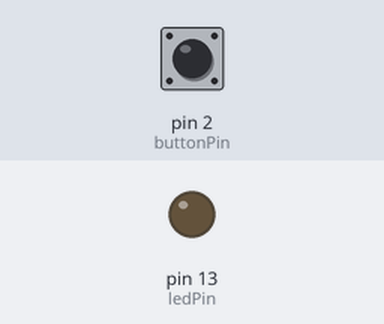
Bench run of a sketch on a simulated Arduino Uno, built with avr-gcc and run on an emulated ATmega328P. Shown: output pins drawn as LEDs (lit = HIGH). The test bench sets the inputs (shaded band); at power-on: pin 2 (buttonPin) HIGH.

Above: at 1.2 s.
1.3 s: pin 2 (buttonPin) pulled LOW for 0.15 s
At 1.37 s:
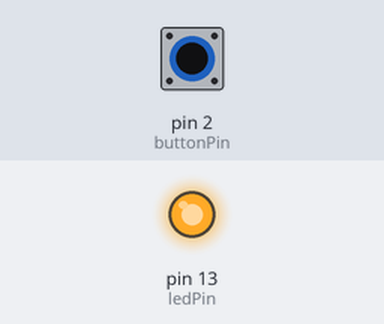
2.9 s: pin 2 (buttonPin) pulled LOW for 3.2 s
At 7.3 s:
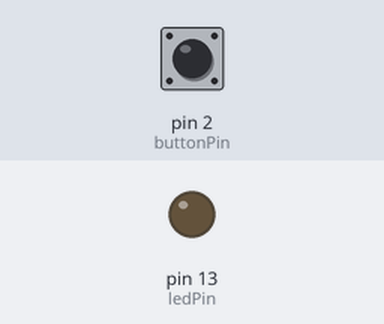
Timing chart, 0 to 8.8 s (numbered marks = the images above; inputs shaded):
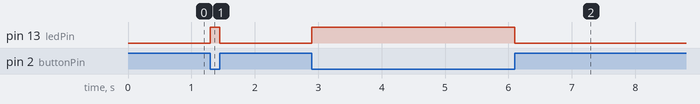

Measured:
- after the input at 1.3 s, pin 13 (ledPin): LOW → HIGH at once, → LOW 0.15 s later
- after the input at 2.9 s, pin 13 (ledPin): LOW → HIGH at once, → LOW 3.2 s later

The sketch:

Demo1_internalPullup.ino
```cpp
// Las constantes no cambiarán, será usadas para ajustar el número de los pines:
const int buttonPin = 2;     // Número del pin para el interruptor de presión.
const int ledPin =  13;      // Número de pin para el LED.

// Las variables cambiarán:
int buttonState = 0;         // Variable de lectura del estado del
                             // interruptor de presión.

void setup() {
  // initialize the LED pin as an output:
  pinMode(ledPin, OUTPUT);
  // initialize the pushbutton pin as an input:
  pinMode(buttonPin,INPUT_PULLUP);   // turn on pullup resistors
}

void loop(){
  // read the state of the pushbutton value:
  buttonState = digitalRead(buttonPin);

  // check if the pushbutton is pressed.
  // if it is, the buttonState is HIGH:
  if (buttonState == LOW) {
    // turn LED on:
    digitalWrite(ledPin, HIGH);
  }
  else {
    // turn LED off:
    digitalWrite(ledPin, LOW);
  }
}
```
